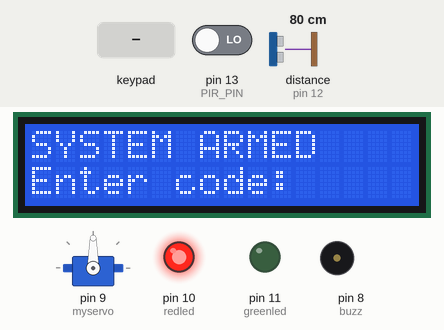
Bench run of a sketch on a simulated Arduino Uno, built with avr-gcc and run on an emulated ATmega328P. Shown: servo, 16×2 character LCD, output pins drawn as LEDs (lit = HIGH), buzzer (waves = sounding, pin HIGH). Wiring (inferred from the names in the program): ultrasonic range finder: trigger pin 12; echo pin 12. The inputs (shaded band) are chosen by the test bench; at power-on: distance to the obstacle (sensor on pin 12) 80 cm, pin 13 (PIR_PIN) LOW. The echo pulse lasts 58.3 µs per cm; what the sketch prints to the serial monitor is not drawn.

Above: at 1.2 s.
1.3 s: key '1' pressed
At 2.6 s:
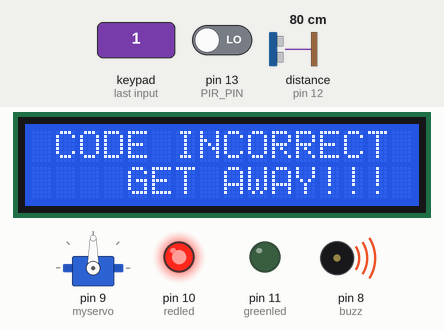
4.3 s: keypad keys 4 5 6 7 pressed 0.4 s apart
At 7.9 s:
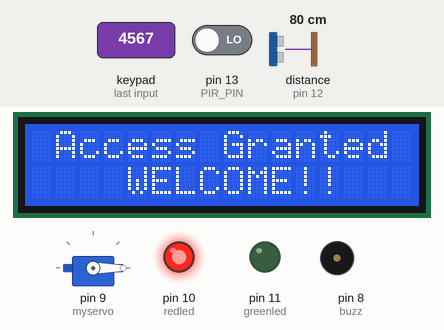
16.4 s: keypad keys 4 5 6 7 # pressed 0.4 s apart
At 20.1 s:
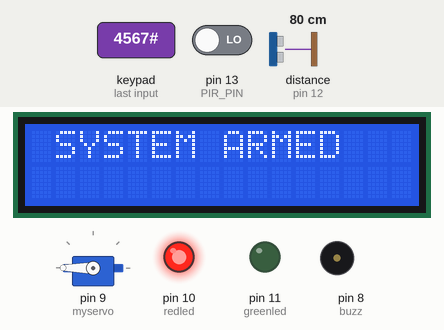
20.3 s: distance to the obstacle (sensor on pin 12) set to 2 cm
At 22.3 s:
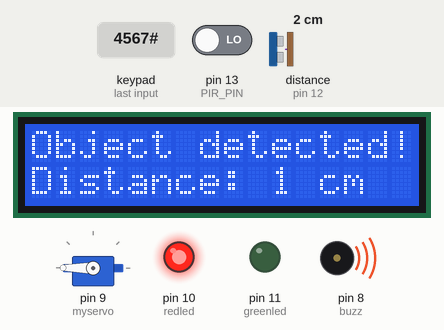
23.3 s: distance to the obstacle (sensor on pin 12) set to 120 cm
26.3 s: pin 13 (PIR_PIN) driven HIGH
At 28.0 s:
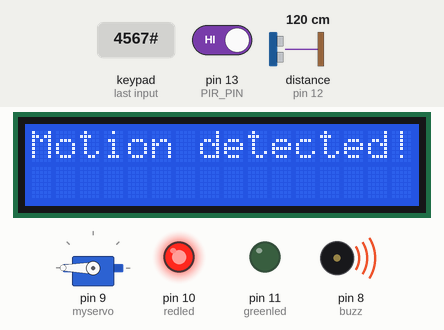
Timing chart, 0 to 76.8 s (numbered marks = the images above; inputs shaded):
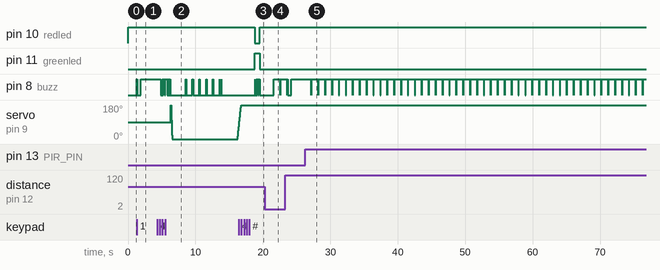

Measured:
- after the input at 1.3 s, pin 8 (buzz): LOW → HIGH at once, → LOW 0.05 s later, → HIGH 0.51 s later; the display: first changes at once (image 1 shows a later state)
- after the input at 4.3 s, the display: first differs from a run without the input after 0.61 s (image 2 shows a later state)
- after the input at 16.4 s, pin 8 (buzz): LOW → HIGH after 2.4 s, then moves between LOW and HIGH, repeating every 0.23 s; the display: first differs from a run without the input after 2.4 s (image 3 shows a later state)
- after the input at 20.3 s, the display: first differs from a run without the input after 1.3 s (image 4)
- after the input at 26.3 s, the display: first differs from a run without the input after 0.90 s (image 5)
- what the display in image 4 shows lasts 1.0 s, from 21.6 s to 22.6 s

The sketch:

smart_security_system.ino
```cpp
#include <Keypad.h>
#include <LiquidCrystal.h>
#include <Servo.h>

Servo myservo;
int pos = 0;
LiquidCrystal lcd(A0, A1, A2, A3, A4, A5);
const byte rows = 4;
const byte cols = 3;

char key[rows][cols] = {
  {'1', '2', '3'},
  {'4', '5', '6'},
  {'7', '8', '9'},
  {'*', '0', '#'}
};
byte rowPins[rows] = {1, 2, 3, 4};
byte colPins[cols] = {5, 6, 7};
Keypad keypad = Keypad(makeKeymap(key), rowPins, colPins, rows, cols);
char* password = "4567";
int currentposition = 0;
int redled = 10;
int greenled = 11;
int buzz = 8;
int invalidcount = 0;

const int ULTRASONIC_PIN = 12;
const int PIR_PIN = 13;

bool isArmed = true;

long readUltrasonicDistance() {
  pinMode(ULTRASONIC_PIN, OUTPUT);
  digitalWrite(ULTRASONIC_PIN, LOW);
  delayMicroseconds(2);
  digitalWrite(ULTRASONIC_PIN, HIGH);
  delayMicroseconds(10);
  digitalWrite(ULTRASONIC_PIN, LOW);
  pinMode(ULTRASONIC_PIN, INPUT);
  return pulseIn(ULTRASONIC_PIN, HIGH);
}

void setup() {
  Serial.begin(9600);
  pinMode(redled, OUTPUT);
  pinMode(greenled, OUTPUT);
  pinMode(buzz, OUTPUT);
  pinMode(PIR_PIN, INPUT);
  myservo.attach(9);
  lcd.begin(16, 2);
  displayArmedStatus();
}

void loop() {
  if (currentposition == 0) {
    displayArmedStatus();
  }

  char code = keypad.getKey();
  if (code != NO_KEY) {
    lcd.clear();
    lcd.setCursor(0, 0);
    lcd.print("PASSWORD:");
    lcd.setCursor(7, 1);
    lcd.print(" ");
    lcd.setCursor(7, 1);
    for (int l = 0; l <= currentposition; ++l) {
      lcd.print("*");
      keypress();
    }

    if (code == password[currentposition]) {
      ++currentposition;
      if (currentposition == 4) {
        toggleArmStatus();
        currentposition = 0;
      }
    } else {
      ++invalidcount;
      incorrect();
      currentposition = 0;
    }

    if (invalidcount == 3) {
      torture1();
    }
    if (invalidcount == 4) {
      torture2();
    }
  }

  if (isArmed) {
    long duration = readUltrasonicDistance();
    int distance = duration * 0.034 / 2;
    int pirState = digitalRead(PIR_PIN);

    if ((distance > 0 && distance < 50) || pirState == HIGH) {
      triggerAlarm(distance, pirState);
    }
  }
}

void displayArmedStatus() {
  lcd.clear();
  lcd.setCursor(0, 0);
  if (isArmed) {
    lcd.print("SYSTEM ARMED");
    digitalWrite(redled, HIGH);
    digitalWrite(greenled, LOW);
  } else {
    lcd.print("SYSTEM DISARMED");
    digitalWrite(redled, LOW);
    digitalWrite(greenled, HIGH);
  }
  lcd.setCursor(0, 1);
  lcd.print("Enter code:");
}

void toggleArmStatus() {
  isArmed = !isArmed;
  if (isArmed) {
    lcd.clear();
    lcd.setCursor(1, 0);
    lcd.print("SYSTEM ARMED");
    digitalWrite(redled, HIGH);
    digitalWrite(greenled, LOW);
  } else {
    unlockdoor();
  }
  delay(2000);
  displayArmedStatus();
}

void triggerAlarm(int distance, int pirState) {
  lcd.clear();
  lcd.setCursor(0, 0);
  if (distance > 0 && distance < 50) {
    lcd.print("Object detected!");
    lcd.setCursor(0, 1);
    lcd.print("Distance: ");
    lcd.print(distance);
    lcd.print(" cm");
  } else {
    lcd.print("Motion detected!");
  }
  digitalWrite(redled, HIGH);
  digitalWrite(buzz, HIGH);
  delay(1000);
  digitalWrite(redled, LOW);
  digitalWrite(buzz, LOW);
  displayArmedStatus();
}

void unlockdoor() {
  lcd.setCursor(0, 0);
  lcd.println(" ");
  lcd.setCursor(1, 0);
  lcd.print("Access Granted");
  lcd.setCursor(4, 1);
  lcd.println("WELCOME!!");
  unlockbuzz();

  for (pos = 180; pos >= 0; pos -= 5) {
    myservo.write(pos);
    delay(5);
  }
  delay(2000);

  counterbeep();

  for (pos = 0; pos <= 180; pos += 5) {
    myservo.write(pos);
    delay(15);
  }
}

void incorrect() {
  delay(500);
  lcd.clear();
  lcd.setCursor(1, 0);
  lcd.print("CODE");
  lcd.setCursor(6, 0);
  lcd.print("INCORRECT");
  lcd.setCursor(4, 1);
  lcd.println("GET AWAY!!!");
  Serial.println("CODE INCORRECT YOU ARE UNAUTHORIZED");
  digitalWrite(redled, HIGH);
  digitalWrite(buzz, HIGH);
  delay(3000);
  lcd.clear();
  digitalWrite(redled, LOW);
  digitalWrite(buzz, LOW);
  displayArmedStatus();
}

void keypress() {
  digitalWrite(buzz, HIGH);
  delay(50);
  digitalWrite(buzz, LOW);
}

void unlockbuzz() {
  for (int i = 0; i < 4; i++) {
    digitalWrite(buzz, HIGH);
    delay(80);
    digitalWrite(buzz, LOW);
    delay(80);
  }
}

void counterbeep() {
  for (int i = 5; i > 0; i--) {
    lcd.clear();
    lcd.setCursor(2, 0);
    lcd.println("GET IN WITHIN:");
    lcd.setCursor(4, 1);
    lcd.print(i);
    digitalWrite(buzz, HIGH);
    delay(100);
    digitalWrite(buzz, LOW);
    delay(900);
  }

  for (int i = 0; i < 4; i++) {
    digitalWrite(buzz, HIGH);
    delay(40);
    digitalWrite(buzz, LOW);
    delay(40);
  }

  lcd.clear();
  lcd.setCursor(2, 0);
  lcd.print("RE-LOCKING");
  for (int i = 0; i < 3; i++) {
    delay(500);
    lcd.setCursor(12 + i, 0);
    lcd.print(".");
  }
  delay(400);
  lcd.clear();
  lcd.setCursor(4, 0);
  lcd.print("LOCKED!");
  delay(440);
}

void torture1() {
  delay(1000);
  lcd.clear();
  lcd.setCursor(2, 0);
  lcd.print("WAIT FOR ");
  lcd.setCursor(5, 1);
  lcd.print("15 SECONDS");
  digitalWrite(buzz, HIGH);
  delay(15000);
  digitalWrite(buzz, LOW);
  lcd.clear();
  lcd.setCursor(2, 0);
  lcd.print("LOL..");
  lcd.setCursor(1, 1);
  lcd.print(" HOW WAS THAT??");
  delay(3500);
  lcd.clear();
}

void torture2() {
  delay(1000);
  lcd.setCursor(2, 0);
  lcd.print("EAR DRUMS ARE");
  lcd.setCursor(0, 1);
  lcd.print(" PRECIOUS!! ");
  delay(1500);
  lcd.clear();
  lcd.setCursor(1, 0);
  lcd.print(" WAIT FOR");
  lcd.setCursor(4, 1);
  lcd.print(" 1 MINUTE");
  digitalWrite(buzz, HIGH);
  delay(55000);
  counterbeep();
  lcd.clear();
  digitalWrite(buzz, LOW);
  lcd.setCursor(2, 0);
  lcd.print("WANT ME TO");
  lcd.setCursor(1, 1);
  lcd.print("REDICULE MORE??");
  delay(2500);
  lcd.clear();
  lcd.setCursor(2, 0);
  lcd.print("Ha Ha Ha Ha");
  delay(1700);
  lcd.clear();
}
```
